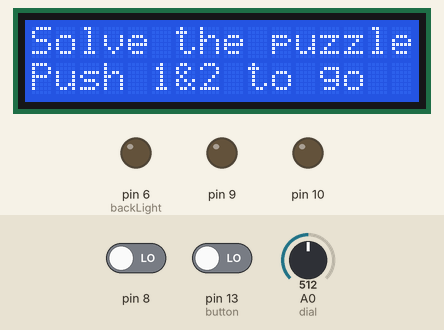
Simulated run of this sketch. Board: Arduino Uno, built with avr-gcc and run on an emulated ATmega328P. Shown: 16×2 character LCD, output pins drawn as LEDs (lit = HIGH). The inputs (shaded band) are chosen by the test bench; at power-on: pin 8 LOW, pin 13 (button) LOW, A0 (dial) = 512. Random numbers use the default seed unless the sketch sets one; what the sketch prints to the serial monitor is not drawn.

Above: at 1.2 s.
1.3 s: pin 8 driven HIGH and pin 13 (button) driven HIGH
At 2.2 s:
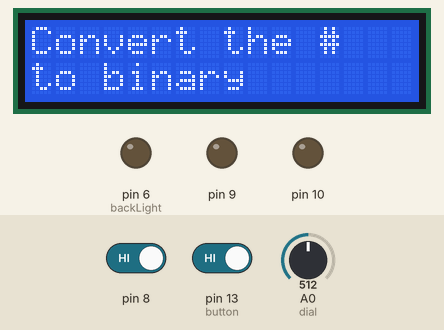
7.3 s: pin 8 driven LOW
At 8.2 s:
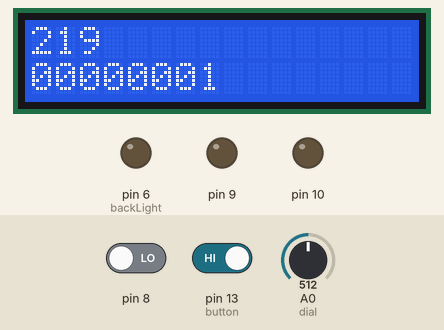
9.8 s: pin 8 driven HIGH
At 10.3 s:
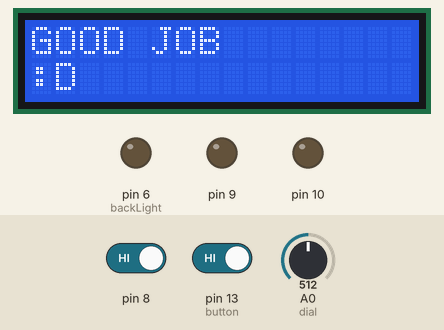
12.8 s: pin 13 (button) driven LOW
14.3 s: pin 13 (button) driven HIGH
At 15.3 s:
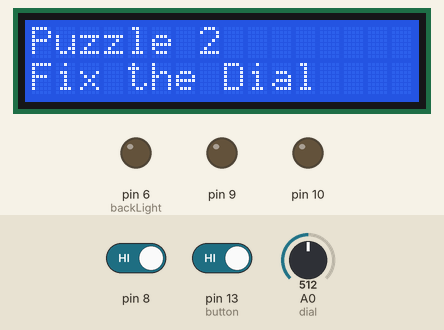
Timing chart, 0 to 17.3 s (numbered marks = the images above; inputs shaded):
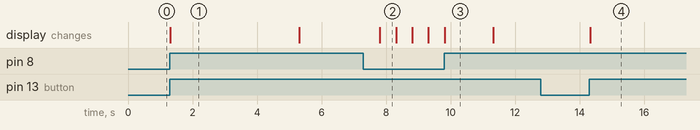

Measured:
- after the input at 1.3 s, the display: changes at once (image 1)
- after the input at 12.8 s, every drawn part: stays the same
- after the input at 14.3 s, the display: changes at once (image 4)
- what the display in image 1 shows lasts 4.0 s, from 1.3 s to 5.3 s
- what the display in image 2 shows lasts 0.5 s, from 7.8 s to 8.3 s
- what the display in image 3 shows lasts 1.5 s, from 9.8 s to 11.3 s

The sketch:

ACodeCracker.ino
```cpp
// include the library code:
#include <LiquidCrystal.h>
//#include <iostream>
//#include <math.h>
using namespace std;
// initialize the library with the numbers of the interface pins
LiquidCrystal lcd(12, 11, 5, 4, 3, 2);

int binary1 = 1;
int binary2 = 2;
int binary3 = 4;
int binary4 = 8;
int binary5 = 16;
int binary6 = 32;
int binary7 = 64;
int binary8 = 128; //all number of binary
int totalOne; //total of binary
int counter = 0; //counter of which screen is on
int bposition = 8; //position of the cursor
int onOff = 0; //determines whether a number is 1 or 0
long randNumber; //random number 1
long randNumber2; //random number 2
long randNumber3; //random number 3
long randNumber4;
long randNumber5;
int backLight = 6; //sets the pin for the back light
int backLightValue = 30; //sets the back light value of the lcd
int switchState = 0; //button 1
int switchState2 = 0; //button 2
int ledState = 0; //led 1 sets high or low
int ledState2 = 0; //led 2
int ledState3 = 0; //led 3
int dialNumb; //number on the dial
int dialNumb2; //number on the dial not divided by 4
int part = 1; //sets the part of the question for puzzle 3
const int dial = A0; //sets the dial pin value
long solutionNumber; // the first solution for puzzle 3
long solutionNumber2; // the second solution for puzzle 3
long puzzle3Numb1; //all puzzle numbers are what displays on puzzle 3
long puzzle3Numb2;
long puzzle3Numb3;
long puzzle3Numb4;
int answer1; // sets answer for what you put in
int answer2; //sets second answer you put in
boolean complete = false; //checks if all puzzles are complete

void setup() {
  Serial.begin(9600);
  pinMode(backLight, HIGH); //sets the contrast
  // set up the number of columns and rows on the LCD
  lcd.begin(16, 2);
  // Print a message to the LCD.
  lcd.print("Solve the puzzles");
  // set the cursor to column 0, line 1
  // line 1 is the second row, since counting begins with 0
  lcd.setCursor(0, 1);
  // print to the second line
  lcd.print("Push 1&2 to go");
  pinMode(7, OUTPUT); //sets the lcd pins to outputs
  pinMode(9, OUTPUT);
  pinMode(10, OUTPUT);
}

void loop() {
 switchState = digitalRead(13); //sets each button to read for a response
 switchState2 = digitalRead(8);
 ledState = digitalRead(7); //sets each lcd to read for high or low responses
 ledState2 = digitalRead(9);
 ledState3 = digitalRead(10);

 dialNumb = analogRead(dial)/4; //sets normal dial number
 dialNumb2 = analogRead(dial); //sets dial number for larger numbers


 if(ledState == HIGH && ledState2 == HIGH && ledState3 == HIGH){
    complete = true;
    counter = 5;
    counterChecker();
    //checks if game is complete
 }

 if (counter == 0){
  randNumber = random(0,250); //sets random number 1

  }
if (counter == 1){
  randNumber2 = random(0,250); //sets random number 2
}
if (counter == 3){
  randNumber3 = random(1,2); //Which puzzle it will be
  randNumber4 = random(2,3); //constant multiplier either 2 or 3
  randNumber5 = random(1,9); //number to be multiplied
  if(randNumber3 == 1){
    puzzle3Numb1 = randNumber4 * randNumber5;
    puzzle3Numb2 = randNumber4 * puzzle3Numb1;
    puzzle3Numb3 = randNumber4 * puzzle3Numb2;
    solutionNumber = randNumber4 * puzzle3Numb3;
    solutionNumber2 = randNumber4 * solutionNumber;
    //sets puzzle 3 to be multiplied pattern
  }
  else if(randNumber3 == 2){
    puzzle3Numb1 = randNumber4 + randNumber5;
    puzzle3Numb2 = randNumber4 + puzzle3Numb1;
    puzzle3Numb3 = randNumber4 + puzzle3Numb2;
    solutionNumber = randNumber4 + puzzle3Numb3;
    solutionNumber2 = randNumber4 + solutionNumber;
    //sets puzzle 3 to be addition pattern
  }
  answerCheck2(); //Puzzle 2 Answer
}

if (counter == 4){
    answerCheck3(); //puzzle 3 answer
    lcd.setCursor(0, 1);
    lcd.print("                      "); //erases screen to set new dial number
    lcd.setCursor(0, 1);
    if (part == 1){
      lcd.print(dialNumb);
      //
    }
    else{
      lcd.print(dialNumb2);
    }
    //determines which number for the dial to use
}

 // if both buttons are pushed
 if (switchState == HIGH && switchState2 == HIGH){
  Serial.print("HELLO");
  Serial.println(counter);
  counterChecker(); //when both buttons are pushed check which screen setup to display
  delay(1500);
  counter=counter+1; //advance to the next screen next time the button is pushed

  if (counter == 2){
     answerCheck();
  }
 }

 //if the right button is pushed
 if (switchState == HIGH && counter>0 && counter<2){
  lcd.setCursor(bposition, 1);
  Serial.println("bposition = ");
  Serial.println(bposition);
  if (onOff == 0){
    if (bposition == 8){
      lcd.print("");
    }
    else if (counter > 2){
       lcd.print("");
    }
    else {
       lcd.print("1");
       //changes the number to one is the onOff switch is 0
    }
    if (bposition == 7 && onOff == 0){
      if (counter == 1){
         totalOne = totalOne + binary1;
         Serial.println(" totalOne equals ");
         Serial.println(totalOne);
      }
      onOff = onOff + 1;
    }
    else if (bposition == 6 && onOff == 0){
      if (counter == 1){
        totalOne = totalOne + binary2;
        Serial.println(" totalOne equals ");
        Serial.println(totalOne);
      }
      onOff = onOff + 1;
    }
    else if (bposition == 5 && onOff == 0){
     if (counter == 1){
      totalOne = totalOne + binary3;
      Serial.println(" totalOne equals ");
      Serial.println(totalOne);
     }
      onOff = onOff + 1;
    }
    else if (bposition == 4 && onOff == 0){
      if (counter == 1){
        totalOne = totalOne + binary4;
        Serial.println(" totalOne equals ");
        Serial.println(totalOne);
      }
      onOff = onOff + 1;
    }
    else if (bposition == 3 && onOff == 0){
      if (counter == 1){
        totalOne = totalOne + binary5;
        Serial.println(" totalOne equals ");
        Serial.println(totalOne);
      }

      onOff = onOff + 1;
    }
    else if (bposition == 2 && onOff == 0){
      if (counter == 1){
      totalOne = totalOne + binary6;
      Serial.println(" totalOne equals ");
      Serial.println(totalOne);
      }

      onOff = onOff + 1;

    }
    else if (bposition == 1 && onOff == 0){
      if (counter == 1){
      totalOne = totalOne + binary7;
      Serial.println(" totalOne equals ");
      Serial.println(totalOne);
      }

      onOff = onOff + 1;

    }
    else if (bposition == 0 && onOff == 0){
      if (counter == 1){
      totalOne = totalOne + binary8;
      Serial.println(" totalOne equals ");
      Serial.println(totalOne);
      }
      onOff = onOff + 1;
    }
   }
 //reverses right buttons action
  else if(onOff == 1) {
    lcd.print("0");
     if (bposition == 7 && onOff == 1){
      if (counter == 1){
      totalOne = totalOne - binary1;
      Serial.println(" totalOne equals ");
      Serial.println(totalOne);
      }

      onOff = onOff - 1;


    }
   else if (bposition == 6 && onOff == 1){
    if (counter == 1){
      totalOne = totalOne - 2;
      Serial.println(" totalOne equals ");
      Serial.print(totalOne);
      }

      onOff = onOff - 1;

    }
   else if (bposition == 5 && onOff == 1){
     if (counter == 1){
         totalOne = totalOne - binary3;
         Serial.println(" totalOne equals ");
      Serial.print(totalOne);
      }

      onOff = onOff - 1;

    }
   else if (bposition == 4 && onOff == 1){
      if (counter == 1){
      totalOne = totalOne - binary4;
      Serial.println(" totalOne equals ");
      Serial.print(totalOne);
      }

      onOff = onOff - 1;
    }
    else if (bposition == 3 && onOff == 1){
      if (counter == 1){
      totalOne = totalOne - binary5;
      }

      onOff = onOff - 1;
    }
   else if (bposition == 2 && onOff == 1){
      if (counter == 1){
      totalOne = totalOne - binary6;
      }

      onOff = onOff - 1;
    }
   else if (bposition == 1 && onOff == 1){
      if (counter == 1){
      totalOne = totalOne - binary7;
      }

      onOff = onOff - 1;
    }
   else if (bposition == 0 && onOff == 1){
      if (counter == 1){
      totalOne = totalOne - binary8;
      }

      onOff = onOff - 1;
    }
    else{
      Serial.println("no more");
    }
  }


  delay(500);

 }
 //sets button for second part
 else if(switchState == HIGH && counter == 4){
  if (part == 1){
  answer1 = dialNumb;
  part++;
  }
  else{
    answer2 = dialNumb2;
  }
  counterChecker();
 }
//left buttons actions
 if (switchState2 == HIGH && counter>0){
  bposition = bposition - 1;
  onOff = 0;
  delay(500);
  if (bposition < 0){
    bposition = 8;
    lcd.print("");
  }

 }


}
void counterChecker(){
  //sets all of the displays
if (counter == 0){
  lcd.clear();
  lcd.setCursor(0, 0);
  lcd.print("Convert the #");
  lcd.setCursor(0, 1);
  lcd.print("to binary");
  delay(4000);
  lcd.clear();
  lcd.setCursor(0, 0);
  lcd.print(randNumber);
  lcd.setCursor(0, 1);
  lcd.print("00000000");
}
  else if (counter == 1){
  lcd.clear();
  lcd.setCursor(0, 0);
  lcd.print("GOOD JOB");
  lcd.setCursor(0, 7);
  lcd.print(":D");
  delay(1500);
  bposition = 8;
  lcd.clear();
  lcd.setCursor(0, 0);
  lcd.print("Press both");
  lcd.setCursor(0, 7);
  lcd.print("buttons");
 }
 else if (counter == 2){
  lcd.clear();
  lcd.setCursor(0, 0);
  lcd.print("Puzzle 2");
  lcd.setCursor(0, 1);
  lcd.print("Fix the Dial");
  delay(4000);
  lcd.clear();
  lcd.setCursor(0, 0);
  lcd.print("Set to ");
  lcd.print(randNumber2);
  lcd.setCursor(1, 1);
  lcd.print("  degrees");
 }
  else if (counter == 3){
    lcd.clear();
    lcd.setCursor(0, 0);
    lcd.print("Puzzle 3 Finish");
    lcd.setCursor(0, 1);
    lcd.print("the pattern");
    delay(4000);
    lcd.clear();
    lcd.setCursor(0, 0);
    lcd.print(randNumber5);
    lcd.print(",");
    lcd.print(puzzle3Numb1);
    lcd.print(",");
    lcd.print(puzzle3Numb2);
    lcd.print(",");
    lcd.print(puzzle3Numb3);
    lcd.print(",");
    lcd.print(answer1);
    lcd.print(",");
    lcd.print("x");
  }
  else if (counter == 4){

    lcd.clear();
    lcd.setCursor(0, 0);

    lcd.print(randNumber5);
    lcd.print(",");
    lcd.print(puzzle3Numb1);
    lcd.print(",");
    lcd.print(puzzle3Numb2);
    lcd.print(",");
    lcd.print(puzzle3Numb3);
    lcd.print(",");
    lcd.print(answer1);
    lcd.print(",");
    lcd.print(answer2);
  }
  else if (counter == 5 && complete == true){
    lcd.clear();
    lcd.setCursor(0, 0);
    lcd.print("CONGRATULATIONS!");
    lcd.setCursor(0,1);
    lcd.print("YOU DID IT!!!");
  }
  else if (counter == 5 && complete == false){
    lcd.clear();
    lcd.setCursor(0, 0);
    lcd.print("Failure");
    lcd.setCursor(0,1);
    lcd.print("Try Again");
  }
}


void answerCheck(){
  //checks if answer 1 is correct
  if (totalOne == randNumber){
  Serial.println("YEAHHHHHHHHH BOIIIIIIII");
  digitalWrite(7, HIGH);
  }
  else {
    Serial.println("booooooooooooooooooooooooooo");
  }
}
void answerCheck2(){
  //checks if answer 2 is correct
int randNumberGreater = randNumber2 + 2;
int randNumberLess = randNumber2 - 2;
 if (dialNumb > randNumberLess && dialNumb < randNumberGreater){
  Serial.println("YEAHHHHHHHHH BOIIIIIIII");
  digitalWrite(9, HIGH);
  counterChecker();
  counter++;

 }
 else {
    Serial.println("booooooooooooooooooooooooooo");
  }
}

void answerCheck3(){
  //checks if answer 3 is correct
  if (solutionNumber == answer1 && solutionNumber2 == answer2){
  Serial.println("YEAHHHHHHHHH BOIIIIIIII");
  digitalWrite(10, HIGH);
  }
  else {
    Serial.println("booooooooooooooooooooooooooo");
  }
}
```
